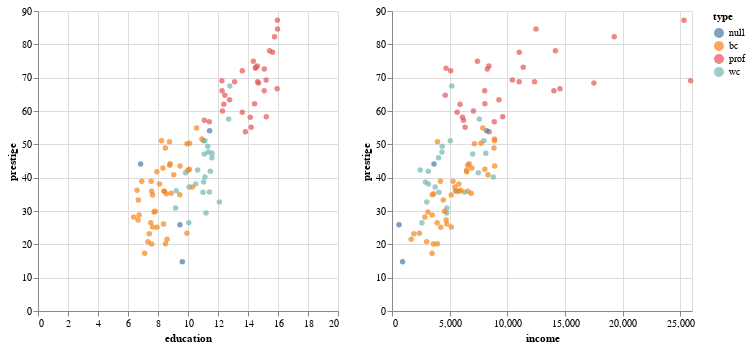

Notebook code cell kept with this figure:
### Code cell
educationPlot = alt.Chart(df).mark_circle().encode(
    x= alt.X('education',scale=alt.Scale(domain=[0, 20])),
    y='prestige',
    color='type',
)
incomePlot = alt.Chart(df).mark_circle().encode(
    x='income',
    y='prestige',
    color='type',
)

educationPlot | incomePlot

### Figure 1 — Vega-Lite specification as saved in the notebook (floating-point values rounded to 4 significant figures)
{"config": {"view": {"continuousWidth": 300, "continuousHeight": 300}}, "hconcat": [{"mark": {"type": "circle"}, "encoding": {"color": {"field": "type", "type": "nominal"}, "x": {"field": "education", "scale": {"domain": [0, 20]}, "type": "quantitative"}, "y": {"field": "prestige", "type": "quantitative"}}}, {"mark": {"type": "circle"}, "encoding": {"color": {"field": "type", "type": "nominal"}, "x": {"field": "income", "type": "quantitative"}, "y": {"field": "prestige", "type": "quantitative"}}}], "data": {"name": "data-6a22ce1ee912eff56ccfda5c76891c8a"}, "$schema": "https://vega.github.io/schema/vega-lite/v5.8.0.json", "datasets": {"data-6a22ce1ee912eff56ccfda5c76891c8a": [{"job": "gov.administrators", "education": 13.11, "income": 12351, "women": 11.16, "prestige": 68.8, "census": 1113, "type": "prof"}, {"job": "general.managers", "education": 12.26, "income": 25879, "women": 4.02, "prestige": 69.1, "census": 1130, "type": "prof"}, {"job": "accountants", "education": 12.77, "income": 9271, "women": 15.7, "prestige": 63.4, "census": 1171, "type": "prof"}, {"job": "purchasing.officers", "education": 11.42, "income": 8865, "women": 9.11, "prestige": 56.8, "census": 1175, "type": "prof"}, {"job": "chemists", "education": 14.62, "income": 8403, "women": 11.68, "prestige": 73.5, "census": 2111, "type": "prof"}, {"job": "physicists", "education": 15.64, "income": 11030, "women": 5.13, "prestige": 77.6, "census": 2113, "type": "prof"}, {"job": "biologists", "education": 15.09, "income": 8258, "women": 25.65, "prestige": 72.6, "census": 2133, "type": "prof"}, {"job": "architects", "education": 15.44, "income": 14163, "women": 2.69, "prestige": 78.1, "census": 2141, "type": "prof"}, {"job": "civil.engineers", "education": 14.52, "income": 11377, "women": 1.03, "prestige": 73.1, "census": 2143, "type": "prof"}, {"job": "mining.engineers", "education": 14.64, "income": 11023, "women": 0.94, "prestige": 68.8, "census": 2153, "type": "prof"}, {"job": "surveyors", "education": 12.39, "income": 5902, "women": 1.91, "prestige": 62.0, "census": 2161, "type": "prof"}, {"job": "draughtsmen", "education": 12.3, "income": 7059, "women": 7.83, "prestige": 60.0, "census": 2163, "type": "prof"}, {"job": "computer.programers", "education": 13.83, "income": 8425, "women": 15.33, "prestige": 53.8, "census": 2183, "type": "prof"}, {"job": "economists", "education": 14.44, "income": 8049, "women": 57.31, "prestige": 62.2, "census": 2311, "type": "prof"}, {"job": "psychologists", "education": 14.36, "income": 7405, "women": 48.28, "prestige": 74.9, "census": 2315, "type": "prof"}, {"job": "social.workers", "education": 14.21, "income": 6336, "women": 54.77, "prestige": 55.1, "census": 2331, "type": "prof"}, {"job": "lawyers", "education": 15.77, "income": 19263, "women": 5.13, "prestige": 82.3, "census": 2343, "type": "prof"}, {"job": "librarians", "education": 14.15, "income": 6112, "women": 77.1, "prestige": 58.1, "census": 2351, "type": "prof"}, {"job": "vocational.counsellors", "education": 15.22, "income": 9593, "women": 34.89, "prestige": 58.3, "census": 2391, "type": "prof"}, {"job": "ministers", "education": 14.5, "income": 4686, "women": 4.14, "prestige": 72.8, "census": 2511, "type": "prof"}, {"job": "university.teachers", "education": 15.97, "income": 12480, "women": 19.59, "prestige": 84.6, "census": 2711, "type": "prof"}, {"job": "primary.school.teachers", "education": 13.62, "income": 5648, "women": 83.78, "prestige": 59.6, "census": 2731, "type": "prof"}, {"job": "secondary.school.teachers", "education": 15.08, "income": 8034, "women": 46.8, "prestige": 66.1, "census": 2733, "type": "prof"}, {"job": "physicians", "education": 15.96, "income": 25308, "women": 10.56, "prestige": 87.2, "census": 3111, "type": "prof"}, {"job": "veterinarians", "education": 15.94, "income": 14558, "women": 4.32, "prestige": 66.7, "census": 3115, "type": "prof"}, {"job": "osteopaths.chiropractors", "education": 14.71, "income": 17498, "women": 6.91, "prestige": 68.4, "census": 3117, "type": "prof"}, {"job": "nurses", "education": 12.46, "income": 4614, "women": 96.12, "prestige": 64.7, "census": 3131, "type": "prof"}, {"job": "nursing.aides", "education": 9.45, "income": 3485, "women": 76.14, "prestige": 34.9, "census": 3135, "type": "bc"}, {"job": "physio.therapsts", "education": 13.62, "income": 5092, "women": 82.66, "prestige": 72.1, "census": 3137, "type": "prof"}, {"job": "pharmacists", "education": 15.21, "income": 10432, "women": 24.71, "prestige": 69.3, "census": 3151, "type": "prof"}, {"job": "medical.technicians", "education": 12.79, "income": 5180, "women": 76.04, "prestige": 67.5, "census": 3156, "type": "wc"}, {"job": "commercial.artists", "education": 11.09, "income": 6197, "women": 21.03, "prestige": 57.2, "census": 3314, "type": "prof"}, {"job": "radio.tv.announcers", "education": 12.71, "income": 7562, "women": 11.15, "prestige": 57.6, "census": 3337, "type": "wc"}, {"job": "athletes", "education": 11.44, "income": 8206, "women": 8.13, "prestige": 54.1, "census": 3373, "type": null}, {"job": "secretaries", "education": 11.59, "income": 4036, "women": 97.51, "prestige": 46.0, "census": 4111, "type": "wc"}, {"job": "typists", "education": 11.49, "income": 3148, "women": 95.97, "prestige": 41.9, "census": 4113, "type": "wc"}, {"job": "bookkeepers", "education": 11.32, "income": 4348, "women": 68.24, "prestige": 49.4, "census": 4131, "type": "wc"}, {"job": "tellers.cashiers", "education": 10.64, "income": 2448, "women": 91.76, "prestige": 42.3, "census": 4133, "type": "wc"}, {"job": "computer.operators", "education": 11.36, "income": 4330, "women": 75.92, "prestige": 47.7, "census": 4143, "type": "wc"}, {"job": "shipping.clerks", "education": 9.17, "income": 4761, "women": 11.37, "prestige": 30.9, "census": 4153, "type": "wc"}, {"job": "file.clerks", "education": 12.09, "income": 3016, "women": 83.19, "prestige": 32.7, "census": 4161, "type": "wc"}, {"job": "receptionsts", "education": 11.04, "income": 2901, "women": 92.86, "prestige": 38.7, "census": 4171, "type": "wc"}, {"job": "mail.carriers", "education": 9.22, "income": 5511, "women": 7.62, "prestige": 36.1, "census": 4172, "type": "wc"}, {"job": "postal.clerks", "education": 10.07, "income": 3739, "women": 52.27, "prestige": 37.2, "census": 4173, "type": "wc"}, {"job": "telephone.operators", "education": 10.51, "income": 3161, "women": 96.14, "prestige": 38.1, "census": 4175, "type": "wc"}, {"job": "collectors", "education": 11.2, "income": 4741, "women": 47.06, "prestige": 29.4, "census": 4191, "type": "wc"}, {"job": "claim.adjustors", "education": 11.13, "income": 5052, "women": 56.1, "prestige": 51.1, "census": 4192, "type": "wc"}, {"job": "travel.clerks", "education": 11.43, "income": 6259, "women": 39.17, "prestige": 35.7, "census": 4193, "type": "wc"}, {"job": "office.clerks", "education": 11.0, "income": 4075, "women": 63.23, "prestige": 35.6, "census": 4197, "type": "wc"}, {"job": "sales.supervisors", "education": 9.84, "income": 7482, "women": 17.04, "prestige": 41.5, "census": 5130, "type": "wc"}, {"job": "commercial.travellers", "education": 11.13, "income": 8780, "women": 3.16, "prestige": 40.2, "census": 5133, "type": "wc"}, {"job": "sales.clerks", "education": 10.05, "income": 2594, "women": 67.82, "prestige": 26.5, "census": 5137, "type": "wc"}, {"job": "newsboys", "education": 9.62, "income": 918, "women": 7.0, "prestige": 14.8, "census": 5143, "type": null}, {"job": "service.station.attendant", "education": 9.93, "income": 2370, "women": 3.69, "prestige": 23.3, "census": 5145, "type": "bc"}, {"job": "insurance.agents", "education": 11.6, "income": 8131, "women": 13.09, "prestige": 47.3, "census": 5171, "type": "wc"}, {"job": "real.estate.salesmen", "education": 11.09, "income": 6992, "women": 24.44, "prestige": 47.1, "census": 5172, "type": "wc"}, {"job": "buyers", "education": 11.03, "income": 7956, "women": 23.88, "prestige": 51.1, "census": 5191, "type": "wc"}, {"job": "firefighters", "education": 9.47, "income": 8895, "women": 0.0, "prestige": 43.5, "census": 6111, "type": "bc"}, {"job": "policemen", "education": 10.93, "income": 8891, "women": 1.65, "prestige": 51.6, "census": 6112, "type": "bc"}, {"job": "cooks", "education": 7.74, "income": 3116, "women": 52.0, "prestige": 29.7, "census": 6121, "type": "bc"}, {"job": "bartenders", "education": 8.5, "income": 3930, "women": 15.51, "prestige": 20.2, "census": 6123, "type": "bc"}, {"job": "funeral.directors", "education": 10.57, "income": 7869, "women": 6.01, "prestige": 54.9, "census": 6141, "type": "bc"}, {"job": "babysitters", "education": 9.46, "income": 611, "women": 96.53, "prestige": 25.9, "census": 6147, "type": null}, {"job": "launderers", "education": 7.33, "income": 3000, "women": 69.31, "prestige": 20.8, "census": 6162, "type": "bc"}, {"job": "janitors", "education": 7.11, "income": 3472, "women": 33.57, "prestige": 17.3, "census": 6191, "type": "bc"}, {"job": "elevator.operators", "education": 7.58, "income": 3582, "women": 30.08, "prestige": 20.1, "census": 6193, "type": "bc"}, {"job": "farmers", "education": 6.84, "income": 3643, "women": 3.6, "prestige": 44.1, "census": 7112, "type": null}, {"job": "farm.workers", "education": 8.6, "income": 1656, "women": 27.75, "prestige": 21.5, "census": 7182, "type": "bc"}, {"job": "rotary.well.drillers", "education": 8.88, "income": 6860, "women": 0.0, "prestige": 35.3, "census": 7711, "type": "bc"}, {"job": "bakers", "education": 7.54, "income": 4199, "women": 33.3, "prestige": 38.9, "census": 8213, "type": "bc"}, {"job": "slaughterers.1", "education": 7.64, "income": 5134, "women": 17.26, "prestige": 25.2, "census": 8215, "type": "bc"}, {"job": "slaughterers.2", "education": 7.64, "income": 5134, "women": 17.26, "prestige": 34.8, "census": 8215, "type": "bc"}, {"job": "canners", "education": 7.42, "income": 1890, "women": 72.24, "prestige": 23.2, "census": 8221, "type": "bc"}, {"job": "textile.weavers", "education": 6.69, "income": 4443, "women": 31.36, "prestige": 33.3, "census": 8267, "type": "bc"}, {"job": "textile.labourers", "education": 6.74, "income": 3485, "women": 39.48, "prestige": 28.8, "census": 8278, "type": "bc"}, {"job": "tool.die.makers", "education": 10.09, "income": 8043, "women": 1.5, "prestige": 42.5, "census": 8311, "type": "bc"}, {"job": "machinists", "education": 8.81, "income": 6686, "women": 4.28, "prestige": 44.2, "census": 8313, "type": "bc"}, {"job": "sheet.metal.workers", "education": 8.4, "income": 6565, "women": 2.3, "prestige": 35.9, "census": 8333, "type": "bc"}, {"job": "welders", "education": 7.92, "income": 6477, "women": 5.17, "prestige": 41.8, "census": 8335, "type": "bc"}, {"job": "auto.workers", "education": 8.43, "income": 5811, "women": 13.62, "prestige": 35.9, "census": 8513, "type": "bc"}, {"job": "aircraft.workers", "education": 8.78, "income": 6573, "women": 5.78, "prestige": 43.7, "census": 8515, "type": "bc"}, {"job": "electronic.workers", "education": 8.76, "income": 3942, "women": 74.54, "prestige": 50.8, "census": 8534, "type": "bc"}, {"job": "radio.tv.repairmen", "education": 10.29, "income": 5449, "women": 2.92, "prestige": 37.2, "census": 8537, "type": "bc"}, {"job": "sewing.mach.operators", "education": 6.38, "income": 2847, "women": 90.67, "prestige": 28.2, "census": 8563, "type": "bc"}, {"job": "auto.repairmen", "education": 8.1, "income": 5795, "women": 0.81, "prestige": 38.1, "census": 8581, "type": "bc"}, {"job": "aircraft.repairmen", "education": 10.1, "income": 7716, "women": 0.78, "prestige": 50.3, "census": 8582, "type": "bc"}, {"job": "railway.sectionmen", "education": 6.67, "income": 4696, "women": 0.0, "prestige": 27.3, "census": 8715, "type": "bc"}, {"job": "electrical.linemen", "education": 9.05, "income": 8316, "women": 1.34, "prestige": 40.9, "census": 8731, "type": "bc"}, {"job": "electricians", "education": 9.93, "income": 7147, "women": 0.99, "prestige": 50.2, "census": 8733, "type": "bc"}, {"job": "construction.foremen", "education": 8.24, "income": 8880, "women": 0.65, "prestige": 51.1, "census": 8780, "type": "bc"}, {"job": "carpenters", "education": 6.92, "income": 5299, "women": 0.56, "prestige": 38.9, "census": 8781, "type": "bc"}, {"job": "masons", "education": 6.6, "income": 5959, "women": 0.52, "prestige": 36.2, "census": 8782, "type": "bc"}, {"job": "house.painters", "education": 7.81, "income": 4549, "women": 2.46, "prestige": 29.9, "census": 8785, "type": "bc"}, {"job": "plumbers", "education": 8.33, "income": 6928, "women": 0.61, "prestige": 42.9, "census": 8791, "type": "bc"}, {"job": "construction.labourers", "education": 7.52, "income": 3910, "women": 1.09, "prestige": 26.5, "census": 8798, "type": "bc"}, {"job": "pilots", "education": 12.27, "income": 14032, "women": 0.58, "prestige": 66.1, "census": 9111, "type": "prof"}, {"job": "train.engineers", "education": 8.49, "income": 8845, "women": 0.0, "prestige": 48.9, "census": 9131, "type": "bc"}, {"job": "bus.drivers", "education": 7.58, "income": 5562, "women": 9.47, "prestige": 35.9, "census": 9171, "type": "bc"}, {"job": "taxi.drivers", "education": 7.93, "income": 4224, "women": 3.59, "prestige": 25.1, "census": 9173, "type": "bc"}, {"job": "longshoremen", "education": 8.37, "income": 4753, "women": 0.0, "prestige": 26.1, "census": 9313, "type": "bc"}, {"job": "typesetters", "education": 10.0, "income": 6462, "women": 13.58, "prestige": 42.2, "census": 9511, "type": "bc"}, {"job": "bookbinders", "education": 8.55, "income": 3617, "women": 70.87, "prestige": 35.2, "census": 9517, "type": "bc"}]}}
